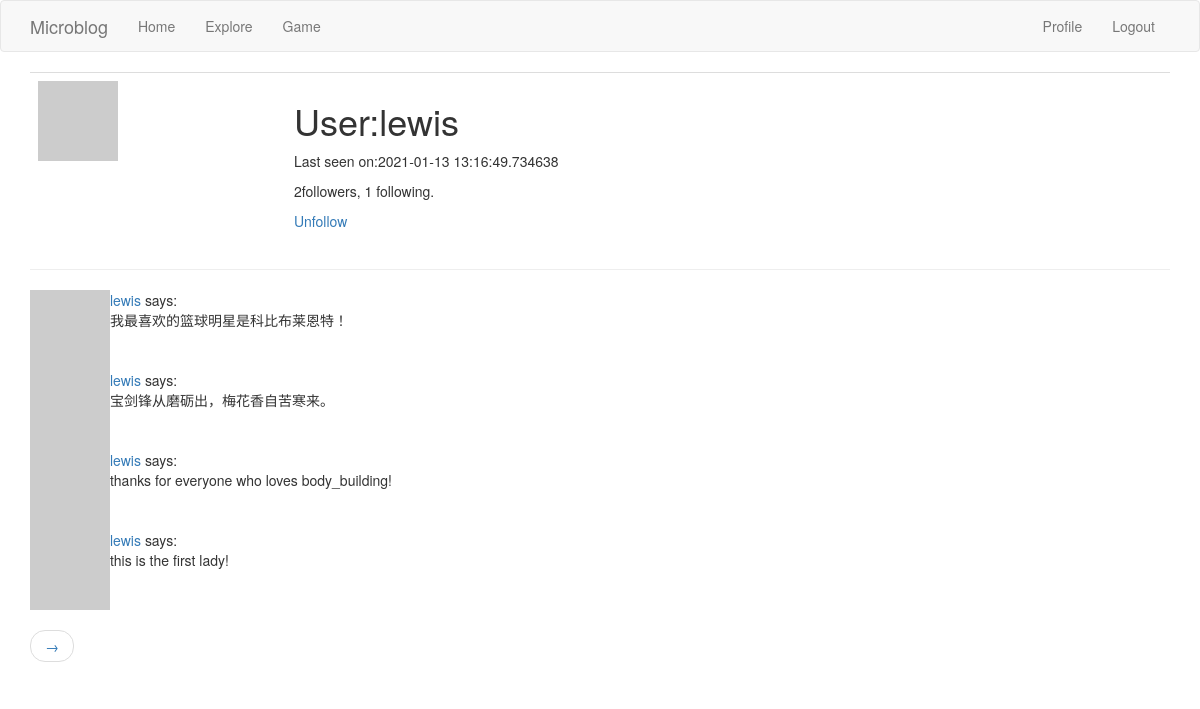
Page /user/lewis (signed in) on the committed database.
### app/models.py (models this page shows, shortened)
class User(UserMixin,db.Model):
    id = db.Column(db.Integer, primary_key=True)
    username = db.Column(db.String(64), index=True,unique=True)
    email = db.Column(db.String(120), index=True,unique=True)
    password_hash = db.Column(db.String(128))
    posts = db.relationship('Post',backref='author',lazy='dynamic')
    about_me = db.Column(db.String(140))
    last_seen = db.Column(db.DateTime,default=datetime.utcnow)
    followed = db.relationship(
        'User',
        secondary = followers,
        primaryjoin = (followers.c.follower_id==id),
        secondaryjoin = (followers.c.followed_id==id),
        backref = db.backref('followers',lazy='dynamic'),
        lazy='dynamic'
        )
    def avatar(self,size):
        digest = md5(self.email.lower().encode('utf-8')).hexdigest()
        return 'https://www.gravatar.com/avatar/{}?d=identicon&s={}'.format(digest,size)
    def is_following(self,user):    #判断你有没有关注过这个user对象
        return self.followed.filter(followers.c.followed_id==user.id).count()>0

class Post(db.Model):
    id = db.Column(db.Integer,primary_key=True)
    body = db.Column(db.String(140))
    timestamp = db.Column(db.DateTime,index=True,default=datetime.utcnow)
    user_id = db.Column(db.Integer,db.ForeignKey('user.id'))

### app/routes.py (the view)
@app.route('/user/<username>')
@login_required
def user(username):
    user = User.query.filter_by(username=username).first_or_404()
    page = request.args.get('page',1,type=int)
    posts = user.posts.order_by(Post.timestamp.desc()).paginate(page,app.config['POSTS_PER_PAGE'],False)
    next_url = url_for('user',username=user.username,page=posts.next_num) if posts.has_next else None
    prev_url = url_for('user',username=user.username,page=posts.prev_num) if posts.has_prev else None
    return render_template('user.html',user=user,posts=posts.items,next_url=next_url,prev_url=prev_url)

### app/models.py (called while the page is built)
@login.user_loader
def load_user(id):
    return User.query.get(int(id))

### app/routes.py (called while the page is built)
@app.before_request
def before_request():
    if current_user.is_authenticated:
        current_user.last_seen = datetime.utcnow()
        db.session.commit()

### app/templates/user.html (shortened to what this page needs)
{% extends "base.html" %}
{% block app_content %}
	<table class="table table-hover">
		<tr>
			<td width="256px"><img src="{{ user.avatar(256) }}"></td>
			<td>
				<h1>User:{{ user.username }}</h1>
				{% if  user.last_seen  %}
					<p>Last seen on:{{ user.last_seen }}</p>
				{% endif %}
				<p>{{ user.followers.count() }}followers, {{ user.followed.count() }} following.</p>
				{% if user == current_user %}
				<p>
					<a href="{{ url_for('edit_profile') }}">Edit your profile</a>
				</p>
				{% elif not current_user.is_following(user) %}
					<p><a href="{{ url_for('follow',username=user.username) }}">Follow</a></p>
				{% else %}
					<p><a href="{{ url_for('unfollow',username=user.username) }}">Unfollow</a></p>
				{% endif %}
			</td>
		</tr>
	</table>
	<hr>
	{% for post in posts%}
	{% include '_post.html' %}
	{% endfor %}
	<nav aria-label="..." >
		<ul class="pager">
			<li class="previous{% if not prev_url %} disables{% endif %}">
				<a href="{{ prev_url or '#' }}">
					<span aria-hidden="true">&rarr;</span>
				</a>
			</li>
		</ul>
	</nav>
{% endblock %}

### app/templates/_post.html
<table>
	<tr valign="top">
		<td><img src="{{ post.author.avatar(36) }}"></td>
		<td>
			<a href="{{ url_for('user',username=post.author.username) }}">{{ post.author.username }}</a> says: <br>{{ post.body }}
		</td>
        </tr>
</table>

### rows in the picture
User: username "lewis", last_seen "2021-01-13 13:16:49.734638"
Post: author.username "lewis", body "我最喜欢的篮球明星是科比布莱恩特！"
Post: author.username "lewis", body "宝剑锋从磨砺出，梅花香自苦寒来。"
Post: author.username "lewis", body "thanks for everyone who loves body_building!"
Post: author.username "lewis", body "this is the first lady!"

### other values in the picture
{{ user.followers.count() }} "2"
{{ user.followed.count() }} "1"
